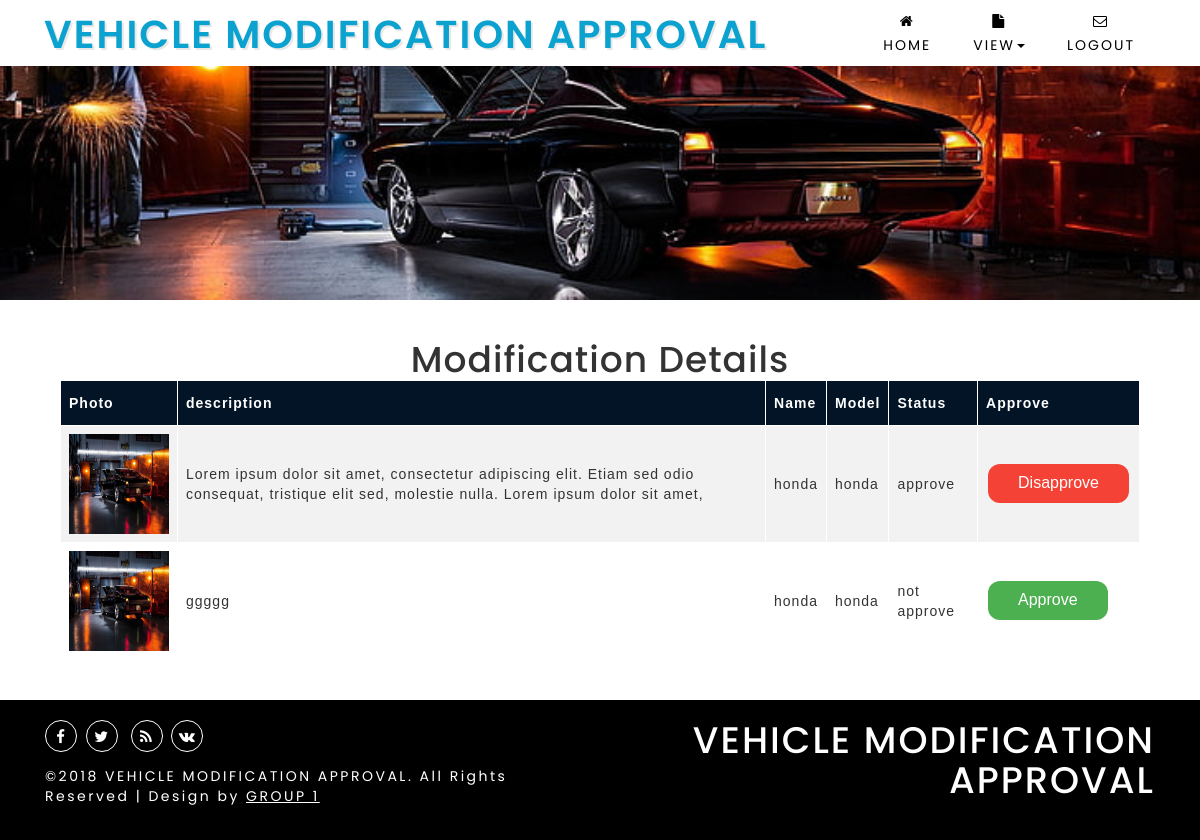
Screenshot of /vehicle/vmodified.php with the database file from the repository.
### tables this page shows
CREATE TABLE `modified` (
  `m_id` int(100) NOT NULL,
  `mv_id` int(100) NOT NULL,
  `mul_id` int(100) NOT NULL,
  `m_description` text NOT NULL,
  `image` varchar(100) NOT NULL,
  `m_approve` varchar(100) NOT NULL DEFAULT 'not approve',
  `m_image` varchar(100) NOT NULL DEFAULT 'demo.jpg'
);

CREATE TABLE `vehicle_details` (
  `v_id` int(100) NOT NULL,
  `vul_id` int(100) NOT NULL,
  `v_license` varchar(100) NOT NULL,
  `v_no` varchar(100) NOT NULL,
  `v_type` varchar(100) NOT NULL,
  `v_name` varchar(100) NOT NULL,
  `v_model` varchar(100) NOT NULL,
  `v_engine` varchar(100) NOT NULL,
  `v_rc` varchar(100) NOT NULL,
  `image` varchar(100) NOT NULL
);

### vehicle/vmodified.php (the view, shortened to what this page needs)
  <?php
include 'db_connect.php';
include 'aheader.php';
?>
<br><br>
<center>
    <div><h1>Modification Details</h1></div></center>
<center><div style="width:90%; background-color: white; ">
<table id="customers">
  <tr>
    <th>Photo</th>
    <th>description</th>
    <th>Name</th>
    <th>Model</th>
    <th>Status</th>
    <th>Approve</th>
  </tr>
                    <?php
$s="SELECT * FROM modified INNER JOIN vehicle_details on modified.mv_id=vehicle_details.v_id";
      if(!$stmt=mysqli_query($con,$s))
      {
        die("Preparestatment error");
      }
      while ($row=mysqli_fetch_array($stmt))
       {
  $m_id=$row['m_id'];
  $mul_id=$row['mul_id'];
  $name=$row['v_name'];
  $v_model=$row['v_model'];
  $m_description=$row['m_description'];
 $image=$row['image'];
  $approve=$row['m_approve'];
                                ?>
                    <tr>
    <td><img src="images/<?php echo $image;?>" width="100px" height="100px"></td>
                                    <td><?php echo $m_description;?></td>
                                    <td><?php echo $name;?></td>
                                    <td><?php echo $v_model;?></td>
                                    <td><?php echo $approve;?></td>
                                   <?php
                                    if($approve=='approve')
                                    {
                                    ?>
                                    <td><a href="dismod.php?mul_id=<?php echo $mul_id;?>&m_id=<?php echo $m_id;?>"><button class="button" style="background-color: #f44336;">Disapprove</button></a></td>
                                    <?php
                                  }
                                  else
                                  {
                                    ?>
                                    <td><a href="appmod.php?mul_id=<?php echo $mul_id;?>&m_id=<?php echo $m_id;?>"><button class="button" style="background-color: #4CAF50;">Approve</button></a></td>
                                    <?php
                                  }
                                  ?>
  </tr>
  <?php
                             }
                             ?>
</table>
</div></center>
<br><br>
    <?php
    include 'footer.php';
    ?>

### vehicle/css/style.css (style rules this page uses)
html, body { padding: 0; margin: 0; background: #fff; letter-spacing: 1px; font-family: 'Poppins', sans-serif; }
body a { outline: none; transition: 0.5s all; -webkit-transition: 0.5s all; -moz-transition: 0.5s all; -o-transition: 0.5s all; -ms-transition: 0.5s all; text-decoration: none; }
h1, h2, h3, h4, h5, h6 { margin: 0; padding: 0; font-family: 'Poppins', sans-serif; letter-spacing: 1px; }
a { color: #fff; text-decoration: none; }

### vehicle/vmodified.php (style rules this page uses)
.button { border-radius: 12px; border: none; color: white; padding: 8px 30px; text-align: center; text-decoration: none; display: inline-block; font-size: 16px; margin: 4px 2px; cursor: pointer; }
#customers { font-family: Arial, Helvetica, sans-serif; border-collapse: collapse; width: 100%; }
#customers td, #customers th { border: 1px solid #fff; padding: 8px; }
#customers tr:nth-child(even) { background-color: #f2f2f2; }
#customers th { padding-top: 12px; padding-bottom: 12px; text-align: left; background-color: #031427; color: white; }

### rows the page displays
modified: mv.image (picture), m_description "Lorem ipsum dolor sit amet, consectetur adipiscing elit. Etiam sed odio consequat, tristique elit sed, molestie nulla. Lorem ipsum dolor sit amet,", mv.v_name "honda", mv.v_model "honda", m_approve "approve"
modified: mv.image (picture), m_description "ggggg", mv.v_name "honda", mv.v_model "honda", m_approve "not approve"
